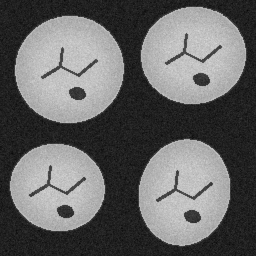
#> input picture data/image/sample_01.png, 256 x 256 px
$ python -i fit.py   (imports and definitions only)
#> lines starting #> are read from the running program, lines starting #| are printed output that depends on the picture
### src/prepare/convert.py
import cv2
import numpy as np

MEAN = np.array([0.485, 0.456, 0.406], dtype=np.float32).reshape(1, 1, 3)
STD = np.array([0.229, 0.224, 0.225], dtype=np.float32).reshape(1, 1, 3)


def normalize(image: np.ndarray) -> np.ndarray:
    x = image.astype(np.float32)
    x /= 255.0
    x -= MEAN
    x /= STD
    return x


def _to_rgb(image: np.ndarray) -> np.ndarray:
    if image.ndim == 2:
        return np.repeat(image[..., None], 3, axis=2)
    if image.ndim != 3:
        raise ValueError(f"Expected HxW or HxWxC image, got shape {image.shape}")
    if image.shape[2] == 1:
        return np.repeat(image, 3, axis=2)
    if image.shape[2] >= 3:
        return image[..., :3]
    raise ValueError(f"Unsupported channel count: {image.shape[2]}")


def to_gray(image: np.ndarray) -> np.ndarray:
    return cv2.cvtColor(_to_rgb(image), cv2.COLOR_RGB2GRAY)


# [10 lines left out: function _zscore, not called in this run]


def convert(image: np.ndarray, is_sem: bool = False) -> np.ndarray:
    if not isinstance(is_sem, bool):
        raise ValueError("is_sem must be a bool")
    rgb = _to_rgb(image)
    if not is_sem:
        return rgb
    # One z-scored gray image in all three channels: the frozen backbone sees a
    # plain grayscale photo, which kept its features steadiest across SEM
    # brightness/contrast settings.
    return np.repeat(_zscore(to_gray(rgb))[..., None], 3, axis=-1)

### src/prepare/fit.py
from dataclasses import dataclass

import cv2
import numpy as np

from .convert import convert, normalize


@dataclass(frozen=True)
class Fit:
    src_h: int
    src_w: int
    dst_h: int
    dst_w: int
    top: int
    left: int
    size: int

    @property
    def region(self) -> tuple[slice, slice]:
        return (
            slice(self.top, self.top + self.dst_h),
            slice(self.left, self.left + self.dst_w),
        )

    def resize(self, image: np.ndarray, interp: int) -> np.ndarray:
        if (self.src_h, self.src_w) != image.shape[:2]:
            raise ValueError(
                "Fit source shape does not match image: "
                f"fit={(self.src_h, self.src_w)}, image={image.shape[:2]}"
            )
        return cv2.resize(image, (self.dst_w, self.dst_h), interpolation=interp)

    def pad(self, image: np.ndarray) -> np.ndarray:
        canvas = np.zeros((self.size, self.size, *image.shape[2:]), dtype=image.dtype)
        canvas[self.region] = image
        return canvas


def plan(height: int, width: int, size: int = 1024, scale: float | None = None) -> Fit:
    if height <= 0 or width <= 0 or size <= 0:
        raise ValueError(
            f"height, width and size must be positive, got {(height, width, size)}"
        )
    if scale is None:
        scale = min(size / height, size / width)
    dst_h = min(size, max(1, int(round(height * scale))))
    dst_w = min(size, max(1, int(round(width * scale))))
    return Fit(
        src_h=height,
        src_w=width,
        dst_h=dst_h,
        dst_w=dst_w,
        top=(size - dst_h) // 2,
        left=(size - dst_w) // 2,
        size=size,
    )


def fit_tensor(
    image: np.ndarray,
    size: int = 1024,
    is_sem: bool = False,
    fit: Fit | None = None,
) -> tuple[np.ndarray, Fit]:
    fit = fit or plan(*image.shape[:2], size=size)
    x = convert(image, is_sem=is_sem)
    down = fit.dst_h < image.shape[0] or fit.dst_w < image.shape[1]
    interp = cv2.INTER_AREA if down else cv2.INTER_CUBIC
    x = normalize(fit.resize(x, interp))
    canvas = fit.pad(x)
    return np.transpose(canvas, (2, 0, 1)), fit


def fit_image(
    image: np.ndarray,
    size: int = 1024,
    is_sem: bool = False,
    fit: Fit | None = None,
) -> tuple[np.ndarray, np.ndarray, Fit]:
    tensor, fit = fit_tensor(image, size=size, is_sem=is_sem, fit=fit)
    valid = np.zeros((fit.size, fit.size), dtype=np.float32)
    valid[fit.region] = 1.0
    return tensor, valid[None], fit


def fit_mask(mask: np.ndarray, fit: Fit) -> np.ndarray:
    if mask.ndim == 3:
        mask = mask[..., 0]
    resized = fit.resize(mask.astype(np.float32), cv2.INTER_NEAREST_EXACT)
    return fit.pad(resized)[None]


def restore(logit: np.ndarray, fit: Fit) -> np.ndarray:
    cropped = logit[fit.region]
    if cropped.shape == (fit.src_h, fit.src_w):
        return cropped.astype(np.float32, copy=False)
    return cv2.resize(
        cropped.astype(np.float32),
        (fit.src_w, fit.src_h),
        interpolation=cv2.INTER_LINEAR,
    )

>>> import cv2
>>> picture = cv2.imread('../../data/image/sample_01.png')
#> picture is the input picture: shape (256, 256, 3); min 6, max 218, mean 101.6
>>> result = fit_tensor(picture)
#> in normalize, `x -= MEAN`:
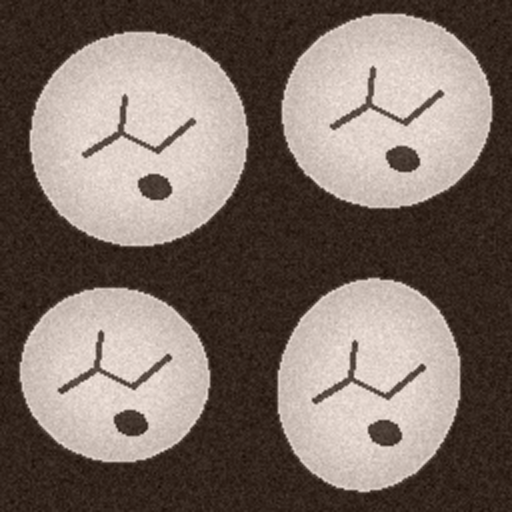
#> x: shape (1024, 1024, 3) float32 (shown at 1/2 size); mean of channels 0, 1, 2 -0.0866, -0.0579, -0.00776; drawn with min black and max white

$ run again, on data/image/sample_02.png
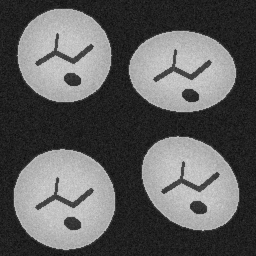
#> input picture data/image/sample_02.png, 256 x 256 px
#> picture is the input picture: shape (256, 256, 3); min 8, max 220, mean 94.2
#> in normalize, `x -= MEAN`:
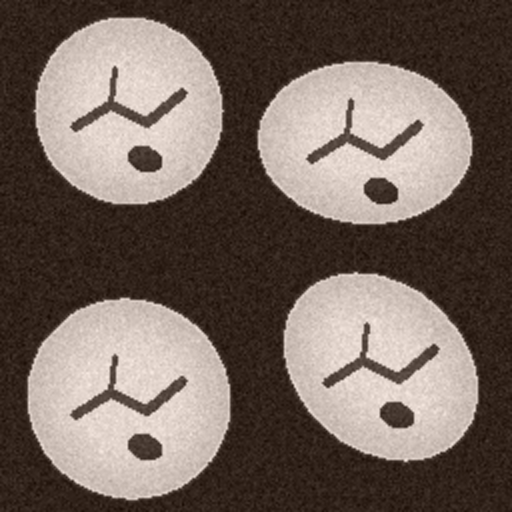
#> x: shape (1024, 1024, 3) float32 (shown at 1/2 size); mean of channels 0, 1, 2 -0.116, -0.0867, -0.0367; drawn with min black and max white

$ run again, on data/image/sample_03.png
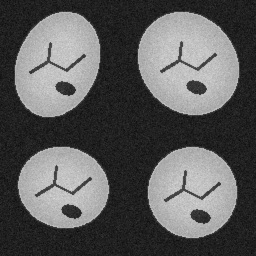
#> input picture data/image/sample_03.png, 256 x 256 px
#> picture is the input picture: shape (256, 256, 3); min 9, max 215, mean 91.3
#> in normalize, `x -= MEAN`:
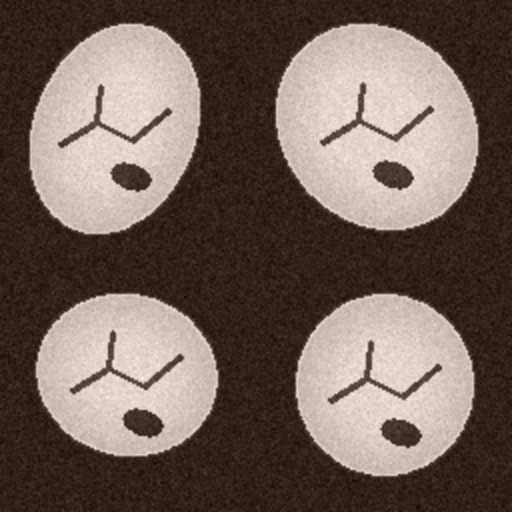
#> x: shape (1024, 1024, 3) float32 (shown at 1/2 size); mean of channels 0, 1, 2 -0.127, -0.0979, -0.0479; drawn with min black and max white
